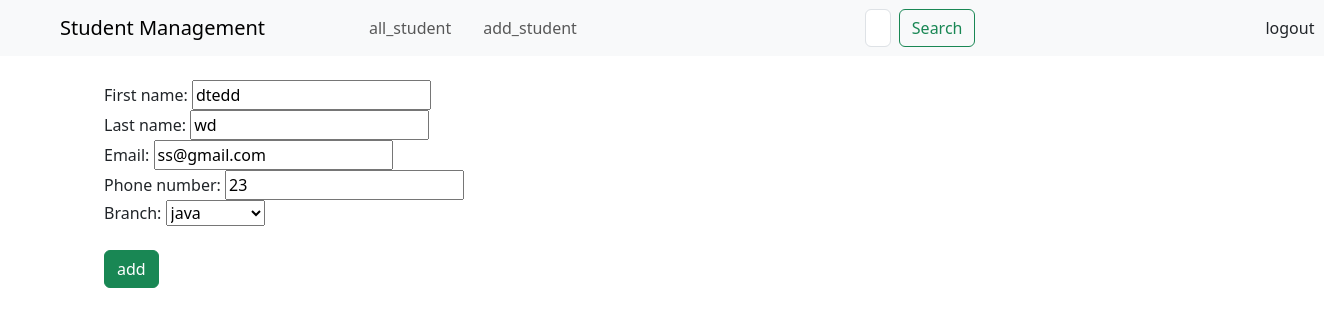
/student/update/9/, run on the app's committed database.
### student/models.py (models this page shows, shortened)
class studentmodel(models.Model):
    first_name=models.CharField( max_length=50)
    last_name=models.CharField( max_length=50)
    email=models.EmailField(max_length=254)
    phone_number=models.IntegerField(default=0)
    branch=models.CharField(max_length=30,choices= CHOICES)

### student/views.py (the view)
# urls.py: path('update/<int:id>/',update,name="update"),
def update(request,id):
    if request.method == "POST":
        student=studentmodel.objects.get(pk=id)
        fm=studentform(request.POST,instance=student)
        if fm.is_valid():
            fm.save()
            return redirect('/student/manage/')
    else:
        student=studentmodel.objects.get(pk=id)
        fm=studentform(instance=student)
    return render(request,'student_update.html',{"forms":fm})

### student/forms.py
class studentform(ModelForm):
    class Meta:
        model = studentmodel
        fields = "__all__"

### frontend/templates/student_update.html (shortened to what this page needs)
{% extends "base.html" %}
{% block content %}
<form action="" method="POST">
    <br>
    {{forms}}
    <br>
    <input type="submit" class="btn btn-success" value="add">
</form>
{% endblock %}

### data on the page
studentmodel: first_name "dtedd", last_name "wd", email "ss@gmail.com", phone_number "23", branch "java"
